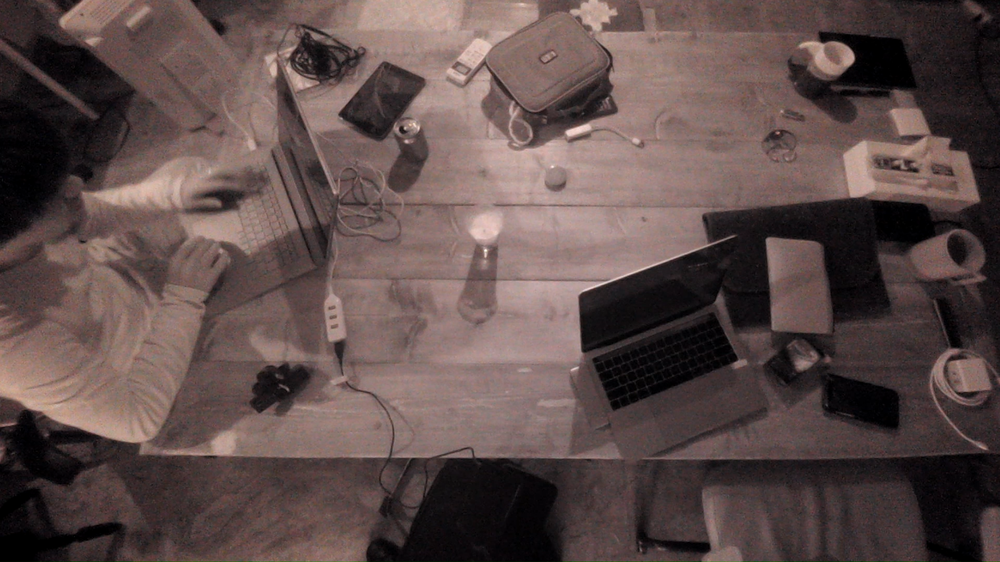
#> input picture xxxx_images/sample.png, 1000 x 562 px, shrunk from 1920 x 1080 before the run
$ python -i main.py   (imports and definitions only)
#> lines starting #> are read from the running program, lines starting #| are printed output that depends on the picture
#!/usr/bin/env python
# -*- coding: utf-8 -*-
#
# ---------------------------------------------------------------
# usage: python main.py xxxx
# ---------------------------------------------------------------
#
#  template.names.txt にクラス名一覧を入れてから実施 ！
#  ^^^^^^^^^^^^^^^^^^^^^^^^^^^^^^^^^^^^^^^^^^^^^^^^^
#
#  in xxxx_images/  xxxx_labels_json/
#  out xxxx_labels_txt/ xxxx_my_train_data/
#
# #

import cv2
import numpy as np
import sys
import os
import json


# ヒストグラム均一化
def equalizeHistRGB(src):
    RGB = cv2.split(src)
    Blue = RGB[0]
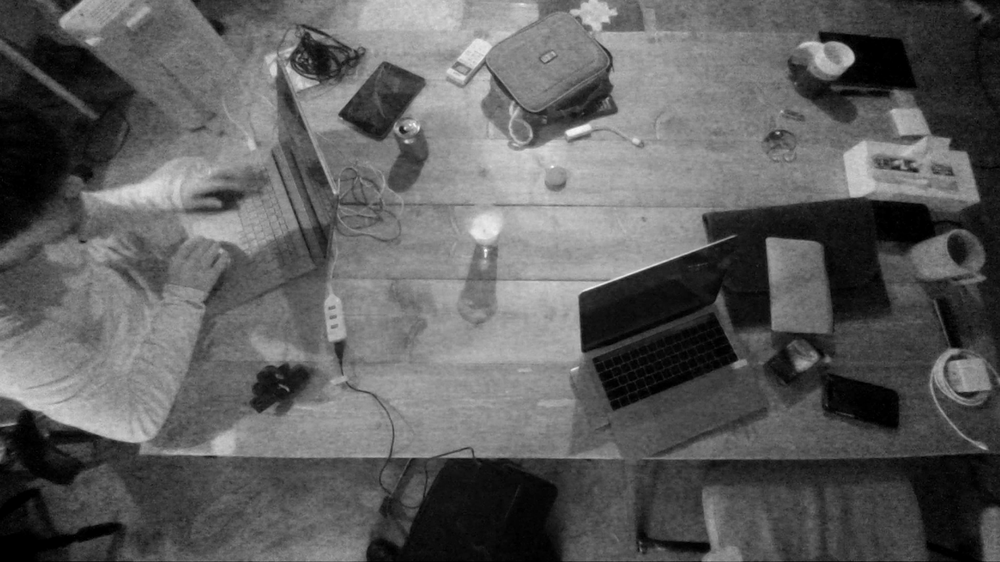
#> Blue: shape (562, 1000); min 0, max 255, mean 93.5
    Green = RGB[1]
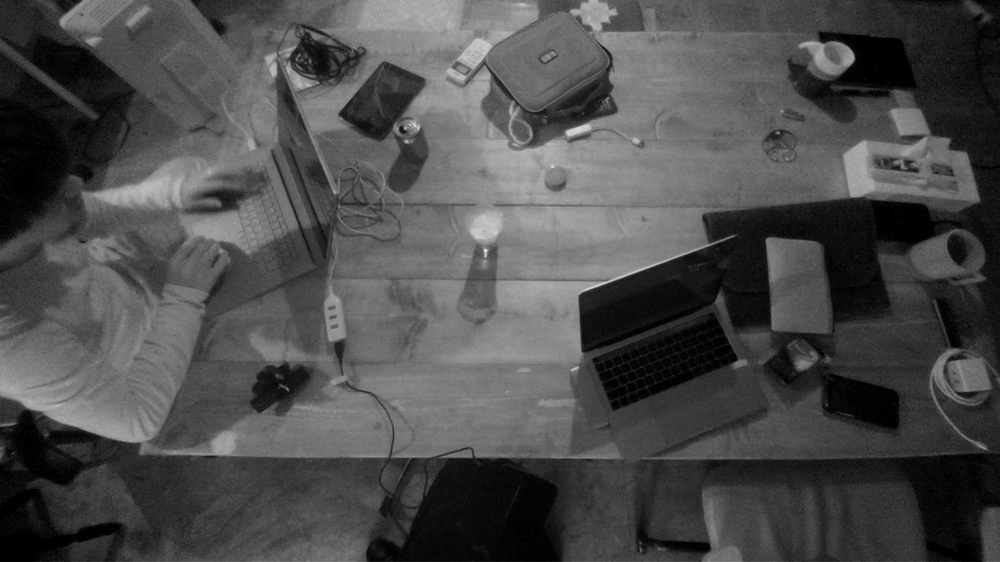
#> Green: shape (562, 1000); min 0, max 255, mean 75.9
    Red = RGB[2]
    for i in range(3):
        cv2.equalizeHist(RGB[i])

    img_hist = cv2.merge([RGB[0], RGB[1], RGB[2]])
    return img_hist

# ガウシアンノイズ
def addGaussianNoise(src):
    row, col, ch = src.shape
    mean = 0
    var = 0.05
    sigma = 5
    gauss = np.random.normal(mean, sigma, (row, col, ch))
    gauss = gauss.reshape(row, col, ch)
    noisy = src + gauss

    return noisy

# salt&pepperノイズ
def addSaltPepperNoise(src):
    row, col, ch = src.shape
    s_vs_p = 0.5
    amount = 0.004
    out = src.copy()
    # Salt mode
    num_salt = np.ceil(amount * src.size * s_vs_p)
    coords = [np.random.randint(0, i - 1, int(num_salt))
              for i in src.shape]
    out[coords[:-1]] = (255, 255, 255)

    # Pepper mode
    num_pepper = np.ceil(amount * src.size * (1. - s_vs_p))
    coords = [np.random.randint(0, i - 1, int(num_pepper))
              for i in src.shape]
    out[coords[:-1]] = (0, 0, 0)
    return out

# グレースケール変換
def rgbaToGray(src):
    return cv2.cvtColor(src, cv2.COLOR_RGBA2GRAY)


# [334 lines not run here, left out]

>>> import cv2
>>> picture = cv2.cvtColor(cv2.imread('xxxx_images/sample.png'), cv2.COLOR_BGR2RGB)
>>> result = equalizeHistRGB(picture)
